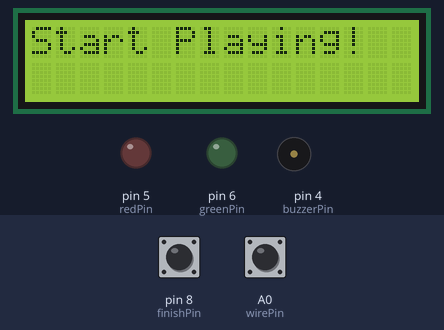
Recording of a sketch running on a simulated Arduino Uno, built with avr-gcc and run on an emulated ATmega328P. Parts: 16×2 character LCD, output pins drawn as LEDs (lit = HIGH), buzzer (waves = sounding). Inputs (shaded band) come from the test bench; at power-on: pin 8 (finishPin) HIGH, A0 (wirePin) HIGH.

Above: at 3.2 s.
3.3 s: pin 8 (finishPin) pulled LOW for 0.15 s
At 3.7 s:
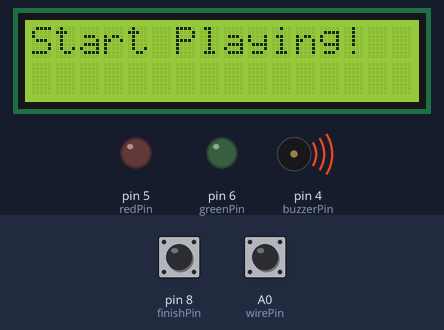
At 4.1 s:
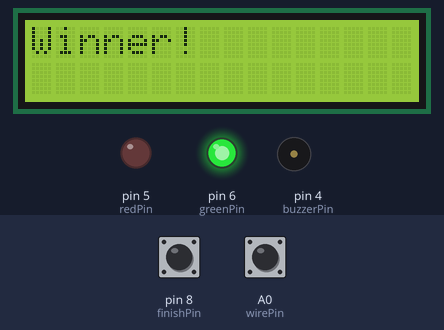
6.4 s: A0 (wirePin) pulled LOW for 3.2 s
At 10.8 s:
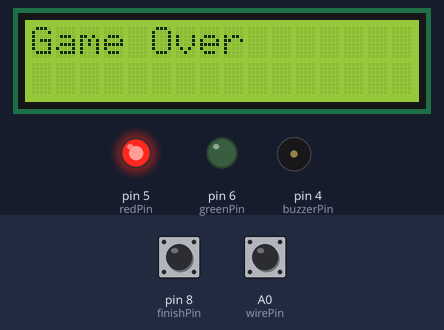
Timing chart, 0 to 15.8 s (numbered marks = the images above; inputs shaded):
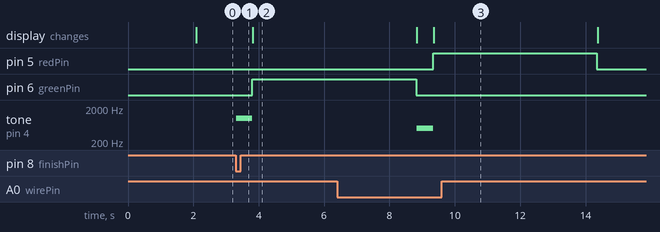

Measured:
- after the input at 3.3 s, pin 6 (greenPin): LOW → HIGH after 0.51 s; tone on pin 4 (buzzerPin): silent → 1000 Hz at once, → silent 0.50 s later
- after the input at 6.4 s, pin 5 (redPin): LOW → HIGH after 2.9 s, → LOW 5.0 s later; tone on pin 4 (buzzerPin): silent → 500 Hz after 2.4 s, → silent 0.50 s later; the display: first differs from a run without the input after 2.9 s (image 3)

The sketch:

wire_buzz_game.ino
```cpp
#include <Wire.h>
#include <LiquidCrystal_I2C.h>

// Initialize the LCD (address 0x27, 16 columns, 2 rows)
LiquidCrystal_I2C lcd(0x27, 16, 2);

// Pin definitions
const int wirePin = A0;      // Pin connected to the wire sensor
const int finishPin = 8;    // Pin connected to the finish line sensor
const int buzzerPin = 4;     // Pin connected to the buzzer
const int redPin = 5;        // Pin connected to red LED
const int greenPin = 6;      // Pin connected to green LED

// Debounce settings
const int debounceDelay = 5;
unsigned long lastWireTime = 0;
unsigned long lastFinishTime = 0;

void setup() {
  lcd.init();
  lcd.backlight();

  pinMode(wirePin, INPUT_PULLUP);
  pinMode(finishPin, INPUT_PULLUP);
  pinMode(buzzerPin, OUTPUT);
  pinMode(redPin, OUTPUT);
  pinMode(greenPin, OUTPUT);

  lcd.setCursor(0, 0);
  lcd.print("Wire Buzz Game");
  delay(2000);
  lcd.clear();
  lcd.setCursor(0, 0);
  lcd.print("Start Playing!");
}

void playTone(int pin, int frequency, int duration) {
  tone(pin, frequency, duration);
  delay(duration);
  noTone(pin);
}

// Debounce Function - waits for a stable state
bool debounce(int pin) {
  if (digitalRead(pin) == LOW) {
    delay(5); // Wait for 50ms to confirm it's stable
    if (digitalRead(pin) == LOW) return true; // If still LOW, confirm trigger
  }
  return false;
}

void loop() {
  if (debounce(wirePin)) {
    playTone(buzzerPin, 500, 500);
    digitalWrite(redPin, HIGH);
    digitalWrite(greenPin, LOW);
    lcd.clear();
    lcd.setCursor(0, 0);
    lcd.print("Game Over");
    delay(5000);
    digitalWrite(redPin, LOW);
    lcd.clear();
    lcd.setCursor(0, 0);
    lcd.print("Start Playing!");
  }

  if (debounce(finishPin)) {
    playTone(buzzerPin, 1000, 500);
    digitalWrite(greenPin, HIGH);
    digitalWrite(redPin, LOW);
    lcd.clear();
    lcd.setCursor(0, 0);
    lcd.print("Winner!");
    delay(5000);
    digitalWrite(greenPin, LOW);
    lcd.clear();
    lcd.setCursor(0, 0);
    lcd.print("Start Playing!");
  }

  digitalWrite(buzzerPin, LOW);
}
```
